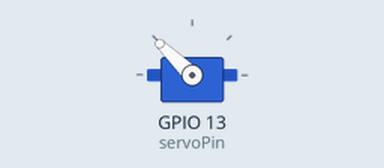
This program was run on a simulated ESP32. Parts: servo. Servo pulses on a pin are drawn as a servo (544–2400 µs = 0–180°).

Above: at 0.05 s.
Timing chart, 0 to 4.6 s (numbered marks = the images above):
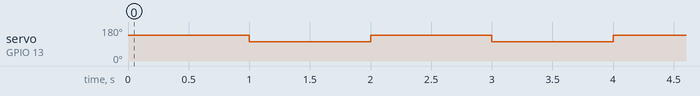

Measured:
- by itself, servo on GPIO 13 (servoPin): alternates 136° for 1.0 s and 103° for 1.0 s

The program:

main.cpp
```cpp
#include <Arduino.h>
int servoPin = 13; // PWM pin
const int freq = 50; // 50Hz for servo
const int ledChannel = 0;
const int resolution = 16; // 16-bit resolution

void setup() {
  ledcSetup(ledChannel, freq, resolution);
  ledcAttachPin(servoPin, ledChannel);
}

void setServoAngle(int angle) {
  // Convert angle (0-180) to duty cycle (500-2500 microseconds)
  int duty = map(angle, 0, 180, 1638, 8192); // 16-bit duty cycle
  ledcWrite(ledChannel, duty);
}

void loop() {
  for (int angle = 100; angle <= 130; angle++) {
    setServoAngle(angle);
  }
  delay(1000);
  for (int angle = 130; angle >= 100; angle--) {
    setServoAngle(angle);
  }
  delay(1000);
}
                                                                                                     
```
